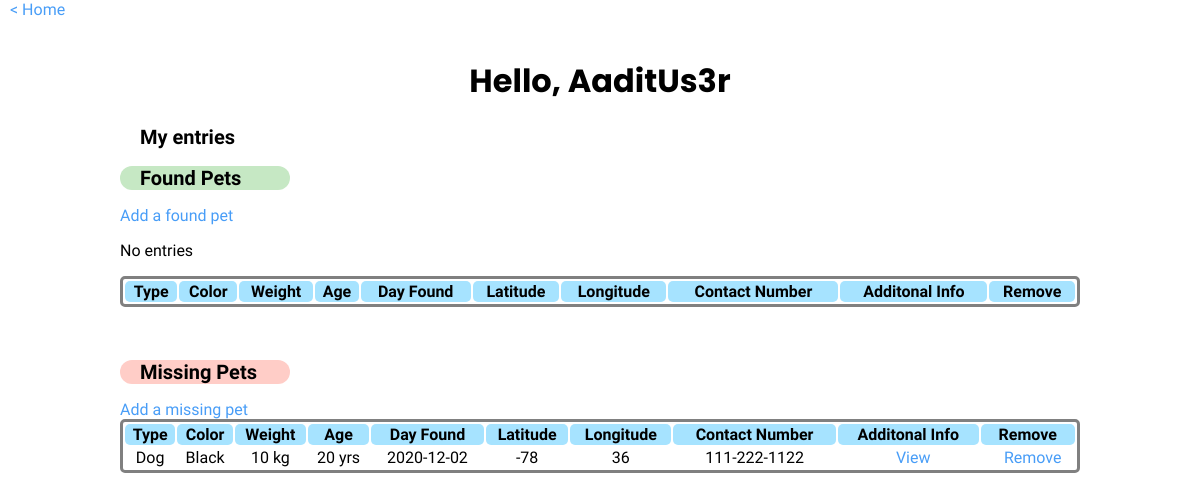
Screenshot of /userProfile/myProfile.php (signed in) with the database file from the repository.
### tables this page shows
CREATE TABLE `missing` (
  `id` int(11) NOT NULL,
  `type` varchar(50) NOT NULL,
  `color` varchar(50) NOT NULL,
  `weight` varchar(10) DEFAULT NULL,
  `age` varchar(10) DEFAULT NULL,
  `day` date DEFAULT NULL,
  `lat` varchar(50) DEFAULT NULL,
  `lon` varchar(50) DEFAULT NULL,
  `contact` varchar(50) NOT NULL,
  `info` text DEFAULT NULL,
  `account_id` int(11) NOT NULL,
  `display` tinyint(1) NOT NULL
);

### userProfile/myProfile.php (the view, shortened to what this page needs)
<?php
require('../config.php');
if(!isset($_SESSION['username'])) {
  header("Location: ../userAuth/loginForm.html");
} else {
  $displayName = $_SESSION['name'];
  $account_id = $_SESSION['username'];
}
?>
<html>
<head>
  <link rel="stylesheet" href="../style/style.css">
</head>
<body>
  <a href="../index.php"> &lt; Home </a> <br> <br>
  <h1> Hello, <?php echo $displayName ?> </h1>
  <h2> My entries </h2>
  <?php
  $conn = new mysqli($servername, $username, $pwd, $db);
  $sql = "SELECT id, type, color, weight, age, day, lat, lon,
  contact, info, account_id, display FROM found WHERE display=1 AND account_id=$account_id";
  $result = $conn->query($sql);
  ?>
  <table class="table table-striped pet-table">
    <thead>
      <h2 class="found-field"> Found Pets </h2>
      <a style="padding-left: 10%;" href="../entryForms/foundForm.php"> Add a found pet </a>
      <tr>
        <th>Type</th>
        <th>Color</th>
        <th>Weight</th>
        <th>Age</th>
        <th>Day Found</th>
        <th>Latitude</th>
        <th>Longitude</th>
        <th>Contact Number</th>
        <th>Additonal Info</th>
        <th>Remove</th>
      </tr>
    </thead>
    <tbody>
      <?php
      if ($result->num_rows > 0)
      {
        while ($row = $result->fetch_assoc())
        {
          $pet_id = $row["id"];
          $type = $row["type"];
          $color = $row["color"];
          $weight = $row["weight"];
          $age = $row["age"];
          $day = $row["day"];
          $lat = $row["lat"];
          $lon = $row["lon"];
          $info = $row["info"];
          $contact = $row["contact"];
          $account_id = $row["account_id"];
          $customURL = "../moreInfo.php?type=$type&color=$color"
          . "&weight=$weight&age=$age&day=$day"
          . "&lat=$lat&lon=$lon&contact=$contact"
          . "&info=$info";
          $removeURL = "removeFoundEntry.php?id=$pet_id";
          echo "<tr><td>$type</td><td>$color</td><td>$weight kg</td><td>$age yrs</td><td>$day</td><td>$lat ".
          "</td><td>$lon</td><td>$contact</td><td><a href='$customURL'>View</a></td><td><a href='$removeURL'>Remove</a></td></tr>";
        }
      } else {
        echo "<p style='padding-left: 10%;'> No entries </p>";
      }
      ?>
    </tbody>
  </table> <br><br>
  <table class="table table-striped pet-table">
    <thead>
      <h2 class="missing-field"> Missing Pets </h2>
      <a style="padding-left: 10%;" href="../entryForms/missingForm.php"> Add a missing pet </a>
      <tr>
        <th>Type</th>
        <th>Color</th>
        <th>Weight</th>
        <th>Age</th>
        <th>Day Found</th>
        <th>Latitude</th>
        <th>Longitude</th>
        <th>Contact Number</th>
        <th>Additonal Info</th>
        <th>Remove</th>
      </tr>
    </thead>
    <tbody>
      <?php
      $conn = new mysqli($servername, $username, $pwd, $db);
      $msql = "SELECT id, type, color, weight, age, day, lat, lon,
      contact, info, account_id, display FROM missing WHERE display=1 AND account_id=$account_id";
      $mresult = $conn->query($msql);
      if ($mresult->num_rows > 0)
      {
        while ($row = $mresult->fetch_assoc())
        {
          $pet_id = $row["id"];
          $type = $row["type"];
          $color = $row["color"];
          $weight = $row["weight"];
          $age = $row["age"];
          $day = $row["day"];
          $lat = $row["lat"];
          $lon = $row["lon"];
          $info = $row["info"];
          $contact = $row["contact"];
          $customURL = "moreInfo.php?type=$type&color=$color"
          . "&weight=$weight&age=$age&day=$day"
          . "&lat=$lat&lon=$lon&contact=$contact"
          . "&info=$info";
          $removeURL = "removeMissingEntry.php?id=$pet_id";
          echo "<tr><td>$type</td><td>$color</td><td>$weight kg</td><td>$age yrs</td><td>$day</td><td>$lat ".
          "</td><td>$lon</td><td>$contact</td><td><a href='$customURL'>View</a></td><td><a href='$removeURL'>Remove</a></td></tr>";
        }
      } else {
        echo "<p style='padding-left: 10%;'> No entries </p>";
      }
      ?>
    </tbody>
  </table>
  </html>

### style/style.css (style rules this page uses)
body { margin: 0; padding: 0; padding-bottom: 100px; }
h1 { font-family: 'Poppins', sans-serif; text-align: center; margin-top: 20px; margin-bottom: 20px; }
h2 { font-family: 'Assistant', sans-serif; margin-left: 10%; padding-left: 20px; font-size: 20px; }
a, a:visited, a:link, a:after { font-family: 'Assistant', sans-serif; padding-left: 10px; text-decoration: none; text-decoration: none; color: #489df7; }
td { text-align: center; }
p, td, label { font-family: 'Assistant', sans-serif; }
th { font-family: 'Assistant', sans-serif; background-color: #a6e3ff; border-radius: 5px; }
.pet-table { width: 80%; margin: auto; border-style: solid; border-radius: 5px; }
.missing-field { background-color: #ffcdc7; border-radius: 20px; width: 150px; }
.found-field { background-color: #C6E8C4; border-radius: 20px; width: 150px; }

### rows the page displays
missing: type "Dog", color "Black", weight "10", age "20", day "2020-12-02", lat "-78", lon "36", contact "111-222-1122"

### other values shown
$displayName "AaditUs3r"
